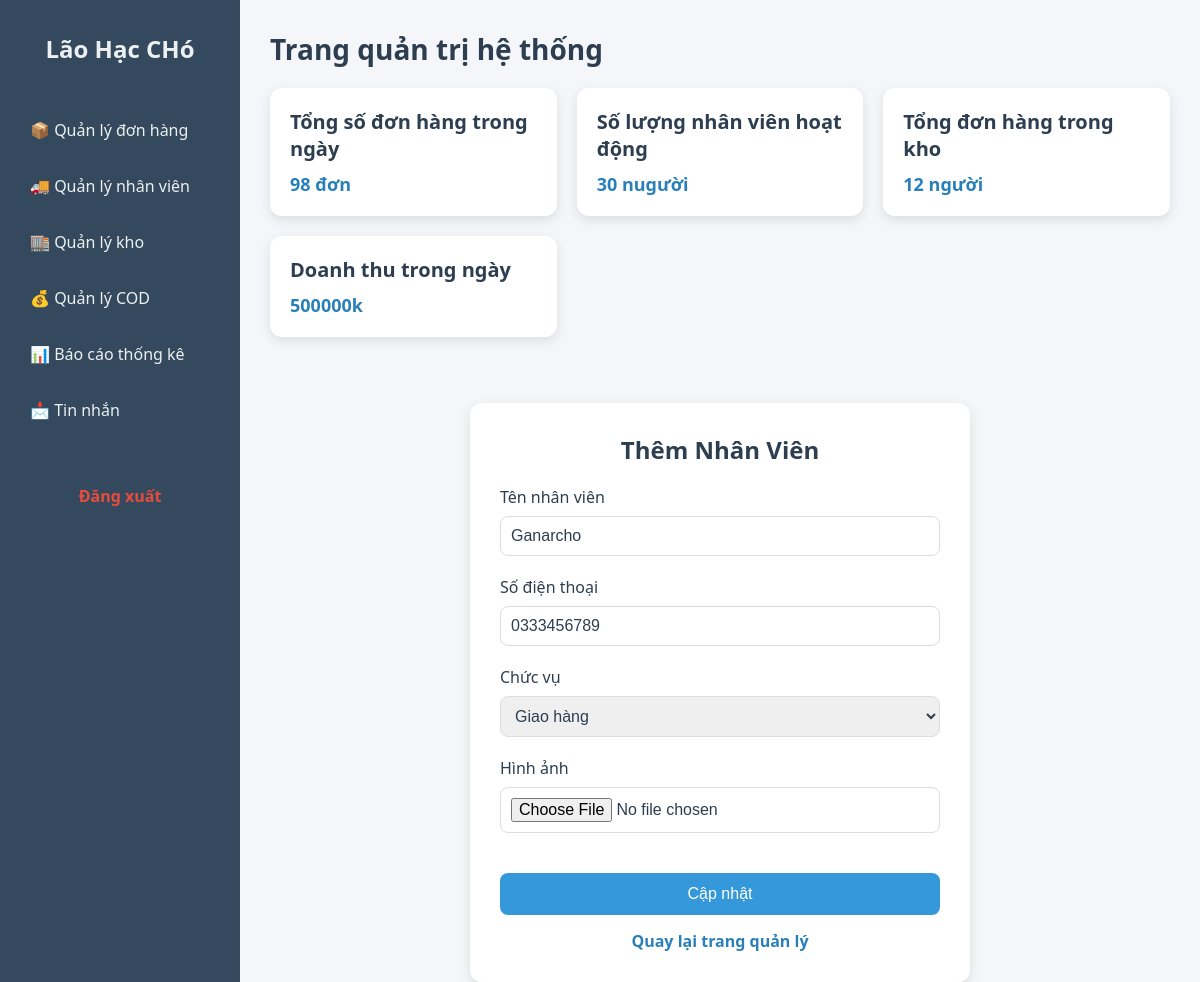
The app's page /dashboard_admin.php?sua&matk=12 with its own data.
### tables this page shows
CREATE TABLE `nhanvien` (
  `manv` int(11) NOT NULL,
  `tennv` varchar(100) NOT NULL,
  `sdt` varchar(15) NOT NULL,
  `hinhanh` varchar(50) NOT NULL,
  `trangthai` varchar(20) NOT NULL,
  `matk` int(11) NOT NULL,
  `macv` int(11) DEFAULT NULL
);

CREATE TABLE `chucvu` (
  `macv` int(11) NOT NULL,
  `tencv` varchar(50) NOT NULL,
  `mota` text NOT NULL
);

### model/ketnoi.php (called while the page is built, shortened)
<?php
    class Ketnoi{
        public function ketnoi(){
            return mysqli_connect("localhost", "root", "", "giaohang");
        }
    }
?>

### model/m_dangnhap.php (called while the page is built, shortened)
<?php
    include_once("ketnoi.php");
    class M_dangnhap{
        public function nhanvien($matk = null){
            $p = new Ketnoi();
            $con = $p->ketnoi();
            $con->set_charset("utf8");
            if ($con) {
                if ($matk !== null) {
                    $sql = "SELECT * FROM nhanvien nv
                            JOIN chucvu cv ON nv.macv = cv.macv
                            WHERE nv.matk = ?";
                    $stmt = $con->prepare($sql);
                    $stmt->bind_param("i", $matk);
                } else {
                    $sql = "SELECT * FROM nhanvien nv
                            JOIN chucvu cv ON nv.macv = cv.macv
                            WHERE nv.macv != 4 AND nv.trangthai like N'Đang làm';";
                    $stmt = $con->prepare($sql);
                }
                $stmt->execute();
                $rs = $stmt->get_result();
                return $rs;
            } else {
                echo 'Lỗi kết nối';
                return false;
            }
        }
    }
?>

### control/c_dangnhap.php (called while the page is built, shortened)
<?php
    include("model/m_dangnhap.php");
    class C_dangnhap{
        public function get_nhanvien($matk = null){
            $p = new M_dangnhap();
            $con = $p->nhanvien($matk);
            if($con){
                if($con->num_rows>0)
                    return $con;
                else
                    return 0;
            }else
                return false;
        }
    }
?>

### dashboard_admin.php (the view, shortened to what this page needs)
<!DOCTYPE html>
<html lang="vi">
<head>
</head>
<?php
    include_once("control/c_dangnhap.php");
    $p = new C_dangnhap();
    $conn = $p->get_nhanvien($_SESSION["tk"]);
    if($conn)
        $rr = $conn->fetch_assoc();
    else
        echo 'Có lỗi';
?>
<body>
<div class="sidebar">
    <h2><a href="dashboard_admin.php"><?= $rr["tennv"]; ?></a></h2>
    <a href="dashboard_admin.php?qldh">📦 Quản lý đơn hàng</a>
    <div class="dropdown">
        <a href="dashboard_admin.php?qlnv">🚚 Quản lý nhân viên</a>
    </div>
    <a href="#">🏬 Quản lý kho</a>
    <a href="#">💰 Quản lý COD</a>
    <a href="dashboard_admin.php?baocao">📊 Báo cáo thống kê</a>
    <a href="javascript:void(0);" onclick="openAdminChatbox()" style="position: relative;">
  📩 Tin nhắn
</a>
    <div class="logout">
        <a href="dashboard_admin.php?dangxuat">Đăng xuất</a>
    </div>
</div>
<div class="main">
    <div class="header">Trang quản trị hệ thống</div>
    <div class="card-container">
        <div class="card">
            <h3>Tổng số đơn hàng trong ngày</h3>
            <p>98 đơn</p>
        </div>
        <div class="card">
            <h3>Số lượng nhân viên hoạt động</h3>
            <p>30 nugười</p>
        </div>
        <div class="card">
            <h3>Tổng đơn hàng trong kho</h3>
            <p>12 người</p>
        </div>
        <div class="card">
            <h3>Doanh thu trong ngày</h3>
            <p>500000k</p>
        </div>
    </div>
        <br>
    <?php
        if(isset($_REQUEST["qlnv"]))
            include_once("view/quanlynv/index.php");
        elseif(isset($_REQUEST["them"]))
            include_once("view/themnv/index.php");
        elseif(isset($_REQUEST["qldh"]))
            include_once("view/quanlydonhang/index.php");
        elseif(isset($_REQUEST["sua"]))
            include_once("view/capnhatnv/index.php");
        elseif(isset($_REQUEST["baocao"]))
            include_once("view/baocao/index.php");
    ?>
</div>
<?php include_once("view/chatbox/embed_admin.php"); ?>
</body>
</html>

### view/capnhatnv/index.php (shortened to what this page needs)
<!DOCTYPE html>
<html lang="vi">
<head>
</head>
<?php
    include_once("control/c_dangnhap.php");
    $p = new C_dangnhap();
    if(isset($_REQUEST["matk"])){
        $suanv = $_REQUEST["matk"];
        $nvien = $p->get_nhanvien($suanv);
        if($nvien)
            $r = $nvien->fetch_assoc();
    }
?>
<body>
<br> <br>
<div class="thêm-nv-container">
    <div class="thêm-nv-header">Thêm Nhân Viên</div>
    <form method="POST" action="">
        <div class="thêm-nv-form-group">
            <label for="name">Tên nhân viên</label>
            <input type="text" id="name" name="name" required value="<?= $r["tennv"]?>">
        </div>
        <div class="thêm-nv-form-group">
            <label for="phone">Số điện thoại</label>
            <input type="text" id="phone" name="phone" required value="<?= $r["sdt"]?>">
        </div>
        <div class="thêm-nv-form-group">
    <label for="role">Chức vụ</label>
    <select id="role" name="role" required>
        <option value="1" <?= $r["macv"] == 1 ? 'selected' : '' ?>>Giao hàng</option>
    </select>
</div>
        <div class="thêm-nv-form-group">
            <label for="image">Hình ảnh</label>
            <input type="file" id="image" name="image" accept="image/*" >
        </div>
        <button type="submit" class="thêm-nv-button" name="btnsua">Cập nhật</button>
    </form>
    <div class="thêm-nv-back-button">
        <a href="dashboard_admin.php">Quay lại trang quản lý</a>
    </div>
</div>
</body>
</html>

### dashboard_admin.php (style rules this page uses)
* { box-sizing: border-box; margin: 0; padding: 0; }
body { font-family: 'Segoe UI', sans-serif; display: flex; height: 100vh; background: #f4f6f9; }
.sidebar { width: 240px; background: #34495e; color: #ecf0f1; padding: 20px; position: fixed; height: 100%; }
.sidebar h2 { margin-bottom: 30px; text-align: center; }
.sidebar a { display: block; padding: 12px 10px; margin-bottom: 10px; color: #ecf0f1; text-decoration: none; border-radius: 5px; transition: background 0.3s; }
.dropdown { position: relative; display: inline-block; }
.main { flex-grow: 1; padding: 30px; margin-left: 240px; }
.header { font-size: 28px; font-weight: bold; margin-bottom: 20px; color: #2c3e50; }
.card-container { display: grid; grid-template-columns: repeat(auto-fit, minmax(250px, 1fr)); gap: 20px; }
.card { background: #fff; padding: 20px; border-radius: 12px; box-shadow: 0 4px 12px rgba(0, 0, 0, 0.1); transition: transform 0.3s ease; }
.card h3 { margin-bottom: 10px; font-size: 20px; color: #2c3e50; }
.card p { font-size: 18px; font-weight: bold; color: #2980b9; }
.logout { margin-top: 40px; text-align: center; }
.logout a { color: #e74c3c; text-decoration: none; font-weight: bold; }

### view/capnhatnv/index.php (style rules this page uses)
.thêm-nv-container { background: #fff; padding: 30px; border-radius: 12px; box-shadow: 0 4px 12px rgba(0, 0, 0, 0.1); width: 500px; margin: 0 auto; }
.thêm-nv-header { font-size: 24px; font-weight: bold; margin-bottom: 20px; text-align: center; color: #2c3e50; }
.thêm-nv-form-group { margin-bottom: 20px; }
.thêm-nv-form-group label { display: block; font-size: 16px; color: #2c3e50; margin-bottom: 8px; }
.thêm-nv-form-group input, .thêm-nv-form-group select { width: 100%; padding: 10px; border: 1px solid #ddd; border-radius: 8px; font-size: 16px; color: #2c3e50; }
.thêm-nv-button { width: 100%; padding: 12px; background-color: #3498db; color: white; border: none; border-radius: 8px; cursor: pointer; font-size: 16px; margin-top: 20px; }
.thêm-nv-back-button { text-align: center; margin-top: 15px; }
.thêm-nv-back-button a { color: #2980b9; text-decoration: none; font-weight: bold; }

### records on screen
nhanvien: tennv "Lão Hạc CHó"
nhanvien: name "Ganarcho", phone "0333456789"
chucvu: role "Giao hàng"
